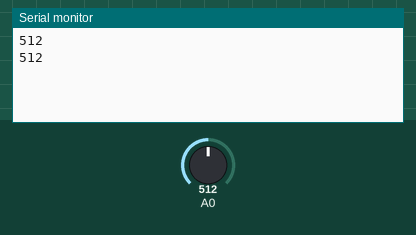
Recording of a sketch running on a simulated Arduino Uno, built with avr-gcc and run on an emulated ATmega328P. Parts: the last lines printed to the serial monitor. Inputs (shaded band) come from the test bench; at power-on: A0 = 512.

Above: at 1.8 s.
1.9 s: A0 set to 716
At 2.3 s:
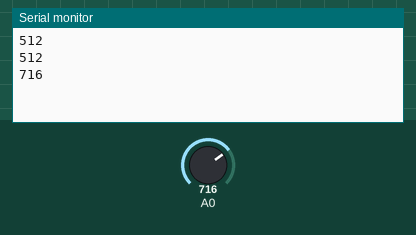
3.4 s: A0 set to 900
At 4.8 s:
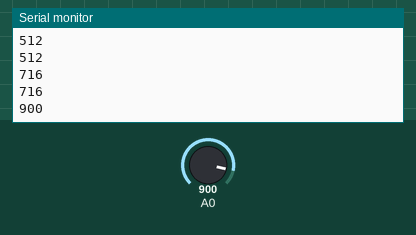
Timing chart, 0 to 6.4 s (numbered marks = the images above; inputs shaded):
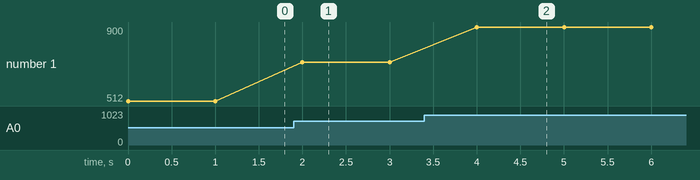

Measured:
- after the input at 1.9 s, the serial monitor: prints a new line after 0.10 s (image 1)
- after the input at 3.4 s, the serial monitor: prints a new line after 0.60 s (image 2)
- plotted number 1: 512 → 716 after the input at 1.9 s, 716 → 900 after the input at 3.4 s

The sketch:

water_level_sensor.ino
```cpp
#define pin 1

void setup()
{
  Serial.begin(9600);
  pinMode(pin,OUTPUT);
}

void loop()
{
  int a = analogRead(A0);
  Serial.println(a);
  if(a>100)
    digitalWrite(pin,HIGH);
   else
    digitalWrite(pin,LOW);
  delay(1000);
}
```
